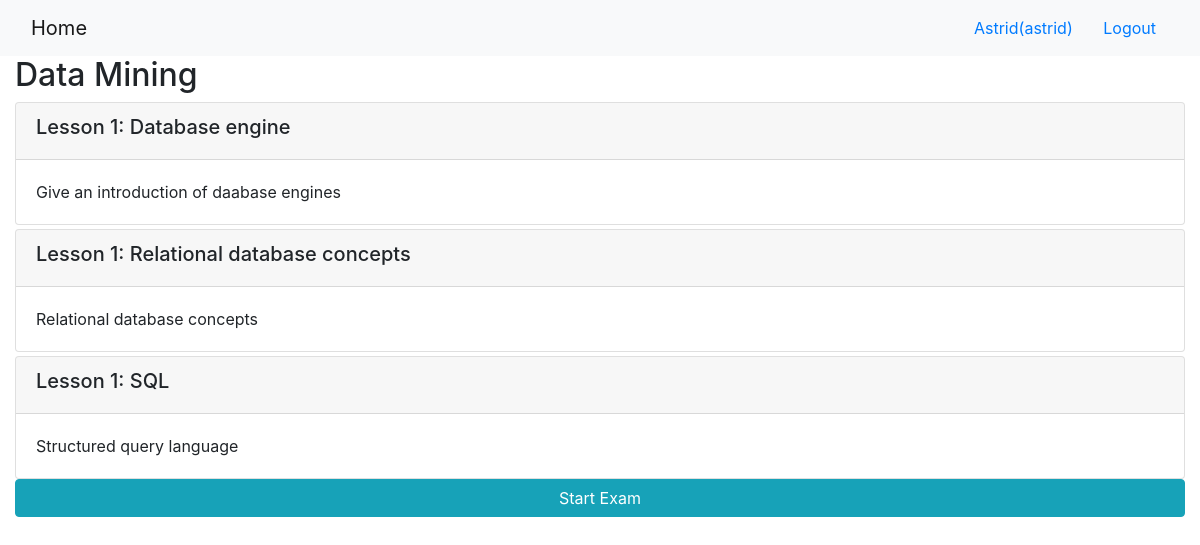
The app's page /onlinecourse/1/ (signed in) with its own data.
### onlinecourse/models.py (models this page shows, shortened)
class Course(models.Model):
    name = models.CharField(null=False, max_length=30, default='online course')
    image = models.ImageField(upload_to='course_images/')
    description = models.CharField(max_length=1000)
    pub_date = models.DateField(null=True)
    instructors = models.ManyToManyField(Instructor)
    users = models.ManyToManyField(settings.AUTH_USER_MODEL, through='Enrollment')
    total_enrollment = models.IntegerField(default=0)
    is_enrolled = False

class Lesson(models.Model):
    title = models.CharField(max_length=200, default="title")
    order = models.IntegerField(default=0)
    course = models.ForeignKey(Course, on_delete=models.CASCADE)
    content = models.TextField()

### onlinecourse/views.py (the view)
# urls.py: path('<int:pk>/', views.CourseDetailView.as_view(), name='course_details'),
class CourseDetailView(generic.DetailView):
    model = Course
    template_name = 'onlinecourse/course_detail_bootstrap.html'

### onlinecourse/templates/onlinecourse/course_detail_bootstrap.html (shortened to what this page needs)
<!DOCTYPE html>
<html lang="en">
<head>
     {% load static %}
    <link rel="stylesheet" href="https://maxcdn.bootstrapcdn.com/bootstrap/4.5.2/css/bootstrap.min.css">
</head>
<body>
    <nav class="navbar navbar-light bg-light">
        <div class="container-fluid">
            <div class="navbar-header">
                  <a class="navbar-brand" href="{% url 'onlinecourse:index' %}">Home</a>
            </div>
            <ul class="nav navbar-nav navbar-right">
                {% if user.is_authenticated %}
                <li>
                    <a class="btn btn-link" href="#">{{ user.first_name }}({{ user.username }})</a>
                    <a class="btn btn-link" href="{% url 'onlinecourse:logout' %}">Logout</a>
                </li>
                {% endif %}
            </ul>
        </div>
    </nav>
    <div class="container-fluid">
            <h2>{{ course.name }}</h2>
            <div class="card-columns-vertical">
                {% for lesson in course.lesson_set.all %}
                    <div class="card mt-1">
                        <div class="card-header"><h5>Lesson {{lesson.order|add:1}}: {{lesson.title}}</h5></div>
                        <div class="card-body">{{lesson.content}}</div>
                    </div>
                {% endfor %}
            </div>
            <button data-toggle="collapse" data-target="#exam"
                 class="btn btn-info" role="button" style="width:100%">
                Start Exam</button>
    </div>
</body>
</html>

### records on screen
Course: name "Data Mining"
Lesson: order|add "1", title "Database engine", content "Give an introduction of daabase engines"
Lesson: order|add "1", title "Relational database concepts", content "Relational database concepts"
Lesson: order|add "1", title "SQL", content "Structured query language"

### other values on screen
{{ user.first_name }} "Astrid"
{{ user.username }} "astrid"
